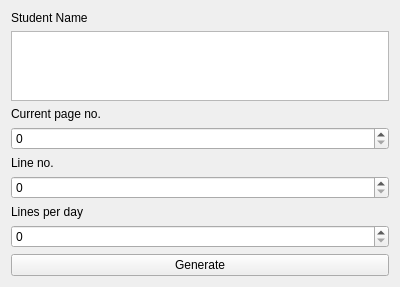
<?xml version="1.0" encoding="UTF-8"?>
<ui version="4.0">
 <class>Form_1</class>
 <widget class="QWidget" name="Form_1">
  <property name="geometry">
   <rect>
    <x>0</x>
    <y>0</y>
    <width>400</width>
    <height>275</height>
   </rect>
  </property>
  <property name="windowTitle">
   <string>Form</string>
  </property>
  <layout class="QVBoxLayout" name="verticalLayout">
   <item>
    <widget class="QLabel" name="label">
     <property name="text">
      <string>Student Name</string>
     </property>
    </widget>
   </item>
   <item>
    <widget class="QTextEdit" name="textEdit"/>
   </item>
   <item>
    <widget class="QLabel" name="label_2">
     <property name="text">
      <string>Current page no.</string>
     </property>
    </widget>
   </item>
   <item>
    <widget class="QSpinBox" name="spinBox"/>
   </item>
   <item>
    <widget class="QLabel" name="label_3">
     <property name="text">
      <string>Line no.</string>
     </property>
    </widget>
   </item>
   <item>
    <widget class="QSpinBox" name="spinBox_2"/>
   </item>
   <item>
    <widget class="QLabel" name="label_4">
     <property name="text">
      <string>Lines per day</string>
     </property>
    </widget>
   </item>
   <item>
    <widget class="QSpinBox" name="spinBox_3"/>
   </item>
   <item>
    <widget class="QPushButton" name="pushButton">
     <property name="text">
      <string>Generate</string>
     </property>
    </widget>
   </item>
  </layout>
 </widget>
 <resources/>
 <connections/>
</ui>
